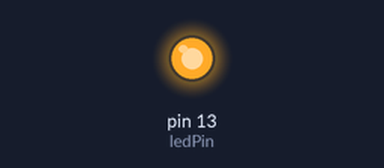
Bench run of a sketch on a simulated Arduino Uno, built with avr-gcc and run on an emulated ATmega328P. On the bench: output pins drawn as LEDs (lit = HIGH).

Above: at 0.12 s.
At 11.3 s:
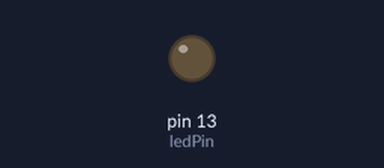
Timing chart, 0 to 16.9 s (numbered marks = the images above):
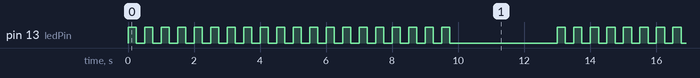

The sketch:

02_08_blik_20_for.ino
```cpp
// 02_08_blik_20_for

int ledPin = 13;
int delayPeriod = 250;

void setup() {
  pinMode(ledPin, OUTPUT);
}

void loop() {
  for (int i = 0; i < 20; i ++) {
   digitalWrite(ledPin, HIGH);
   delay(delayPeriod);
   digitalWrite(ledPin, LOW);
   delay(delayPeriod);
  }
 delay(3000);
}
```

Measured:
- by itself, pin 13 (ledPin): repeats every 13.0 s: HIGH 0.25 s, LOW 3.3 s, 19 × (HIGH 0.25 s, LOW 0.25 s)
- by itself, everything shown: repeats every 13.0 s, in 40 steps
